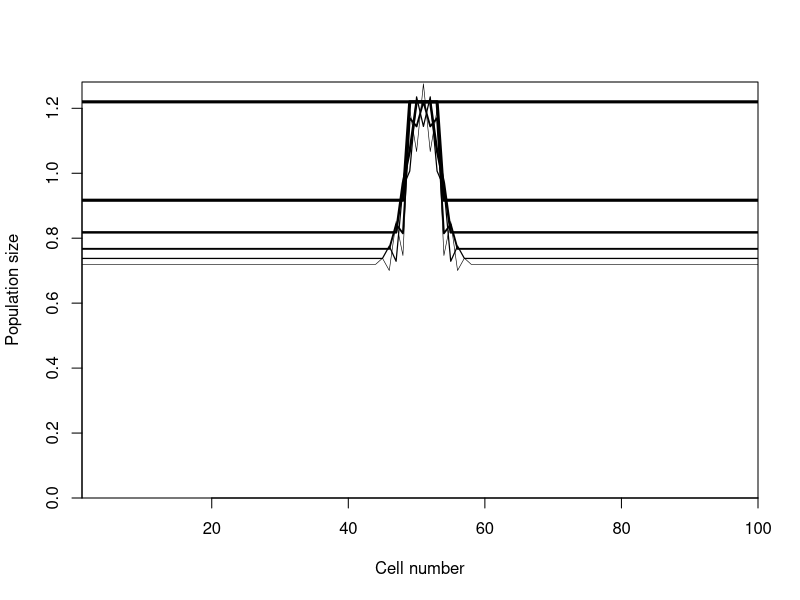
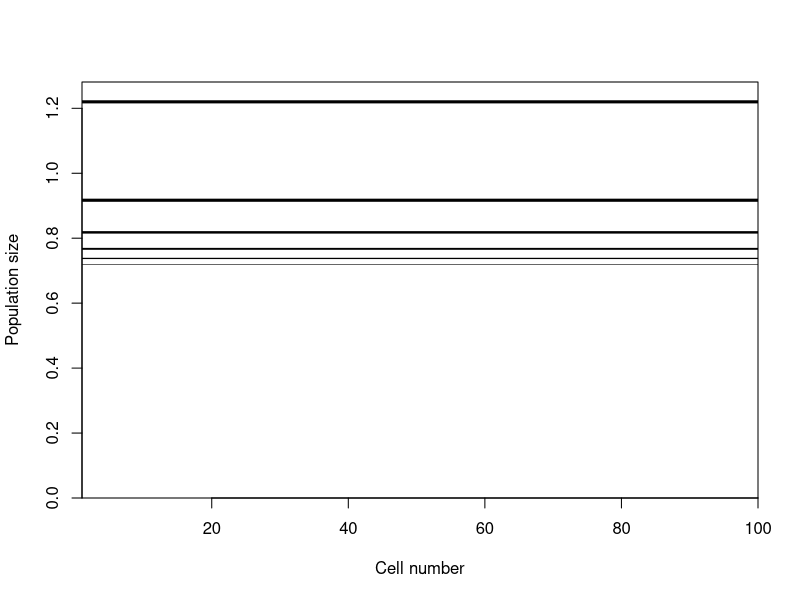

Write R code to recreate these figures, in order. (Note: this script raises an error after producing the figures.)
## ---- chunk 1
knitr::opts_chunk$set(echo = TRUE)
## ---- chunk 2
calc.harvest.vec <- function(u.out, ncells, MPA.width)  {
   u.vec <- vector(length=ncells) #create vector to store harvest rates in each cell hence the the length is ncells 
   u.vec[] <- u.out       #set every cell to u.out, equivalent to u.vec[1:ncells] <- u.out   
   if (MPA.width > 0) {   #no need to do this if there is no MPA! 
      MPA.begin <- round((ncells-MPA.width)/2)+1  #start cell of MPAin the middle of ncells 
      MPA.end <- MPA.begin + MPA.width -1         #end cell of MPA in the middle of ncells 
      u.vec[MPA.begin:MPA.end] <- 0        
   }
   return(u.vec)
}

calc.harvest.vec(u.out=0.5, ncells=100, MPA.width =5) 


## ---- chunk 3
MPA.model <- function(r, K, u.out, ncells, nsteps, 
                      MPA.width, mrate) {
   #harvest rate in each cell using function described in part 1
   u.vec <- calc.harvest.vec(u.out=u.out, ncells=ncells, MPA.width=MPA.width)
   
   #Population in each cell, empty cells place holder for later calcualtions 
   pop <- vector(length=ncells) 
   
   #set starting population in vector pop in each cell 
   # equal to K; this can be biomass estimate at first time step
    pop[]<-K
   
  # this models assumed pacman movement of individuals in the cells; where individuals moving off the right appear on the left and vice versa; there are other movement simulations that can be considered 
   #vector left.cells storing the cell numbers of cells to the left of each cell
   left.cell<- c(ncells, 1: (ncells-1))
    
   #vector right.cells storing the cell numbers of cells to the right of each cell
   right.cell<- c(2: ncells, 1) #Start at 2 since the fist cell (think corner) cannot move to the right, only to the left. the :1 wraps the area around 
   result<- vector(length=5)
   out=result
   summary<-vector(length=5)
   summary.output=summary
   #print(left.cell) #print allows you to see what the vectors look like to make sure they are right; not necessary when running simulations but are a good check 
   #print(right.cell)
   #print(u.vec)
   #print(pop)
   
   #plot the initial numbers
     plot(x=1:ncells, y=pop, xlab="Cell number", lwd=3,
        ylab="Population size", ylim=c(0, 1.05*max(pop)), 
        type="l", yaxs="i", xaxs="i")
   
   #loop through the time steps (nsteps or # of years)
   for (i in 1:nsteps) {
      #Vector "leaving" is number of individuals leaving each cell 
      #Number leaving each cell is 2*movement rate*pop size
     #since i used vector operation there is no need to loop 
      leaving<-2*mrate*pop
      #print(leaving)
      
      #The number of immigrants is 1/2 those leaving cells to the left and 1/2 those leaving cells to the right. 
      #The idea here is that individuals evely migrate to left and right cells
      arriving<-0.5*leaving[left.cell]+ 0.5*leaving[right.cell]
      #print(arriving)
      
      #surplus production from the logistic model
      surplus<- r*pop *(1-pop/K)
      #print (surplus)
      #catches = harvest rate in each cell times the population size 
      #basically how much are we catching at each time step
      catches<- u.vec*pop
      #print(catches)
      
      #Now that we caught some fish and some migrated we update the population numbers
      pop<-pop+surplus-catches- leaving+ arriving
      #print(pop)
      #plot the population in each cell (uncomment when ready); plot allows us to see what population numbers look like in each cell as the model steps through each time step. We should see higher population inside MPA since harvest rate is 0.
      
      lines(x=1:ncells, y=pop, lwd=(nsteps-i+1)/nsteps*3)
      
      #result is a list of surplus, catches and pop in each cell; more detail 
      result=cbind(leaving, arriving, surplus, catches, pop)
      #binds each time step
      out=cbind(out, result)
      
      #results of each variable summed across all cells in each time step
      summary=cbind(leave=sum(leaving), arrive=sum(arriving), sur = sum(surplus), catch=sum(catches), biomass = sum(pop))
      #Every row represents a time step ie a year 
      summary.output= rbind (summary.output, summary)
   }
    return(summary.output) # can change this to out for more details 
}

MPA_parrotfish <- MPA.model(r=0.566, K=1.22, u.out=0.2485, ncells=100,
          MPA.width=5, nsteps=5, mrate=0.5)

NoMPA_parrotfish <- MPA.model(r=0.566, K=1.22, u.out=0.2485, ncells=100,
          MPA.width=0, nsteps=5, mrate=0.5) #assuming no MPA MPA.width set to 0 everything else remains the same 
## ---- chunk 4
MPA_parrotfish.df<- data.frame(MPA_parrotfish[-1,])%>%
  mutate(year=c(2015:2019))%>%
  rename(c("leave"="MPAleave", "arrive"="MPAarrive", "sur"="MPAsurplus", "catch"= "MPAcatch", "biomass"="MPAbiomass"))
NoMPA_parrotfish.df<-data.frame(NoMPA_parrotfish[-1,])%>%
    mutate(year=c(2015:2019))

merge<-merge(MPA_parrotfish.df, NoMPA_parrotfish.df, by="year")

ggplot(data=merge, aes(x=year))+
  geom_line(aes(y=MPAbiomass), color="blue")+
  geom_line(aes(y=biomass), color="green")+
  geom_point(aes(y=MPAbiomass), color="blue")+
  geom_point(aes(y=biomass))+
  labs(x="Year", y="Projected biomass (MT)")+
  theme_classic()+
  theme(legend.title=element_blank())+
  ggtitle("Parrotfish Biomass")
